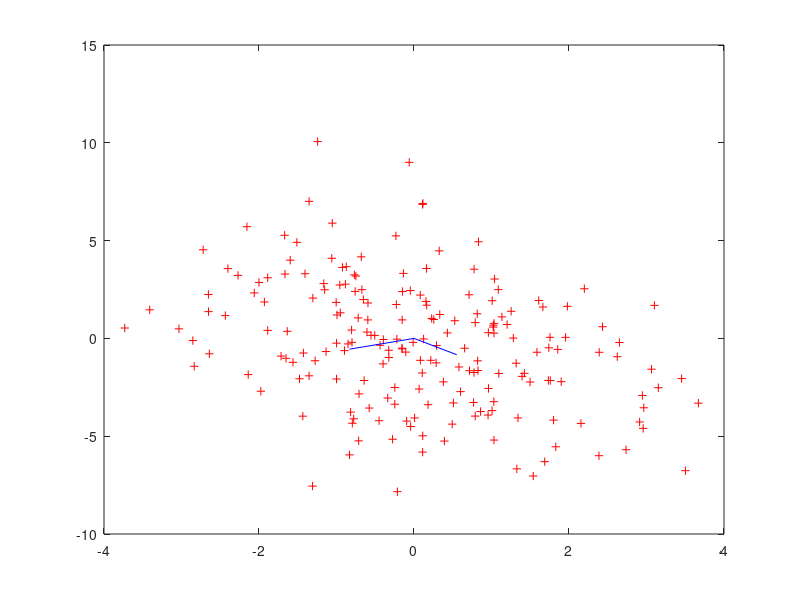

The MATLAB source for this figure:
%%==============================================================================
%% (a)
display("(a)-------------------------------------------------------------------")
l1 = 10;
l2 = 2;

x1 = [1,-5]';
x2 = [5,1]';

P = [x1 x2]
D = diag([l1 l2])
R = P*D*inv(P)

[v,d] = eig(R)

%%==============================================================================
%% (b)
display("(b)-------------------------------------------------------------------")
npoints = 200;

%% Generate random points
mean = 0;
x = mvnrnd(mean,R,npoints);

%% Plot points
display("Plotting data...")
plot(x(:,1), x(:,2), "r+")
hold on;


%%==============================================================================
%% (c)
display("(c)-------------------------------------------------------------------")

%% Sum all the vectors
for i = 1:length(x)
  S = x(i,:)'*x(i,:);
end

%% Calculate estimate
S = 1/(npoints-1) * S

%% Calculate principal components
pc   = eig(S);
[v,d]= eig(S);
[lmax, imax] = max(pc)
[lmin, imin] = min(pc)

%% Plot components
a1 = v(:,imax)
a2 = v(:,imin)

p1x = [0 a1(1)];
p1y = [0 a1(2)];
p2x = [0 a2(1)];
p2y = [0 a2(2)];

plot(p1x, p1y,"b-")
plot(p2x, p2y,"b-")
hold off;
